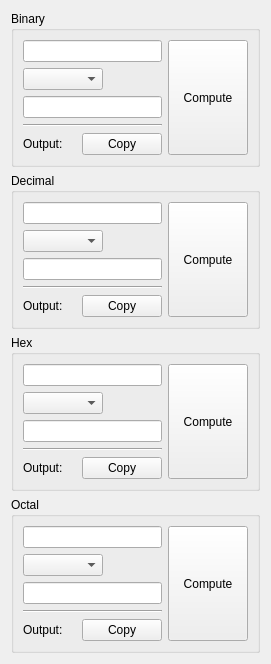
           <widget class="QWidget" name="operations">
            <attribute name="title">
             <string>Operations</string>
            </attribute>
            <layout class="QVBoxLayout" name="verticalLayout_10">
             <item>
              <widget class="QGroupBox" name="groupBox_5">
               <property name="title">
                <string>Binary</string>
               </property>
               <layout class="QVBoxLayout" name="verticalLayout_12">
                <item>
                 <layout class="QHBoxLayout" name="horizontalLayout_15">
                  <item>
                   <layout class="QVBoxLayout" name="verticalLayout_20">
                    <item>
                     <widget class="QLineEdit" name="bin_input_a"/>
                    </item>
                    <item>
                     <widget class="QComboBox" name="bin_input_op">
                      <property name="sizePolicy">
                       <sizepolicy hsizetype="Fixed" vsizetype="Fixed">
                        <horstretch>0</horstretch>
                        <verstretch>0</verstretch>
                       </sizepolicy>
                      </property>
                      <property name="minimumSize">
                       <size>
                        <width>80</width>
                        <height>0</height>
                       </size>
                      </property>
                      <property name="currentIndex">
                       <number>-1</number>
                      </property>
                      <item>
                       <property name="text">
                        <string>+</string>
                       </property>
                      </item>
                      <item>
                       <property name="text">
                        <string>-</string>
                       </property>
                      </item>
                      <item>
                       <property name="text">
                        <string>*</string>
                       </property>
                      </item>
                      <item>
                       <property name="text">
                        <string>//</string>
                       </property>
                      </item>
                      <item>
                       <property name="text">
                        <string>%</string>
                       </property>
                      </item>
                      <item>
                       <property name="text">
                        <string>&amp;</string>
                       </property>
                      </item>
                      <item>
                       <property name="text">
                        <string>|</string>
                       </property>
                      </item>
                      <item>
                       <property name="text">
                        <string>&lt;&lt;</string>
                       </property>
                      </item>
                      <item>
                       <property name="text">
                        <string>&gt;&gt;</string>
                       </property>
                      </item>
                     </widget>
                    </item>
                    <item>
                     <widget class="QLineEdit" name="bin_input_b"/>
                    </item>
                    <item>
                     <widget class="Line" name="line_6">
                      <property name="orientation">
                       <enum>Qt::Horizontal</enum>
                      </property>
                     </widget>
                    </item>
                    <item>
                     <layout class="QHBoxLayout" name="horizontalLayout_18">
                      <item>
                       <widget class="QLabel" name="label_7">
                        <property name="sizePolicy">
                         <sizepolicy hsizetype="Fixed" vsizetype="Preferred">
                          <horstretch>0</horstretch>
                          <verstretch>0</verstretch>
                         </sizepolicy>
                        </property>
                        <property name="text">
                         <string>Output:</string>
                        </property>
                       </widget>
                      </item>
                      <item>
                       <widget class="QLabel" name="bin_output">
                        <property name="text">
                         <string/>
                        </property>
                       </widget>
                      </item>
                      <item>
                       <widget class="QPushButton" name="bin_button_copy">
                        <property name="sizePolicy">
                         <sizepolicy hsizetype="Fixed" vsizetype="Fixed">
                          <horstretch>0</horstretch>
                          <verstretch>0</verstretch>
                         </sizepolicy>
                        </property>
                        <property name="text">
                         <string>Copy</string>
                        </property>
                       </widget>
                      </item>
                     </layout>
                    </item>
                   </layout>
                  </item>
                  <item>
                   <widget class="QPushButton" name="bin_button_compute">
                    <property name="sizePolicy">
                     <sizepolicy hsizetype="Fixed" vsizetype="Expanding">
                      <horstretch>0</horstretch>
                      <verstretch>0</verstretch>
                     </sizepolicy>
                    </property>
                    <property name="text">
                     <string>Compute</string>
                    </property>
                   </widget>
                  </item>
                 </layout>
                </item>
               </layout>
              </widget>
             </item>
             <item>
              <widget class="QGroupBox" name="groupBox_6">
               <property name="title">
                <string>Decimal</string>
               </property>
               <layout class="QVBoxLayout" name="verticalLayout_14">
                <item>
                 <layout class="QHBoxLayout" name="horizontalLayout_23">
                  <item>
                   <layout class="QVBoxLayout" name="verticalLayout_22">
                    <item>
                     <widget class="QLineEdit" name="dec_input_a"/>
                    </item>
                    <item>
                     <widget class="QComboBox" name="dec_input_op">
                      <property name="sizePolicy">
                       <sizepolicy hsizetype="Fixed" vsizetype="Fixed">
                        <horstretch>0</horstretch>
                        <verstretch>0</verstretch>
                       </sizepolicy>
                      </property>
                      <property name="minimumSize">
                       <size>
                        <width>80</width>
                        <height>0</height>
                       </size>
                      </property>
                      <property name="currentIndex">
                       <number>-1</number>
                      </property>
                      <item>
                       <property name="text">
                        <string>+</string>
                       </property>
                      </item>
                      <item>
                       <property name="text">
                        <string>-</string>
                       </property>
                      </item>
                      <item>
                       <property name="text">
                        <string>*</string>
                       </property>
                      </item>
                      <item>
                       <property name="text">
                        <string>//</string>
                       </property>
                      </item>
                      <item>
                       <property name="text">
                        <string>%</string>
                       </property>
                      </item>
                      <item>
                       <property name="text">
                        <string>&amp;</string>
                       </property>
                      </item>
                      <item>
                       <property name="text">
                        <string>|</string>
                       </property>
                      </item>
                      <item>
                       <property name="text">
                        <string>&lt;&lt;</string>
                       </property>
                      </item>
                      <item>
                       <property name="text">
                        <string>&gt;&gt;</string>
                       </property>
                      </item>
                     </widget>
                    </item>
                    <item>
                     <widget class="QLineEdit" name="dec_input_b"/>
                    </item>
                    <item>
                     <widget class="Line" name="line_8">
                      <property name="orientation">
                       <enum>Qt::Horizontal</enum>
                      </property>
                     </widget>
                    </item>
                    <item>
                     <layout class="QHBoxLayout" name="horizontalLayout_24">
                      <item>
                       <widget class="QLabel" name="label_13">
                        <property name="sizePolicy">
                         <sizepolicy hsizetype="Fixed" vsizetype="Preferred">
                          <horstretch>0</horstretch>
                          <verstretch>0</verstretch>
                         </sizepolicy>
                        </property>
                        <property name="text">
                         <string>Output:</string>
                        </property>
                       </widget>
                      </item>
                      <item>
                       <widget class="QLabel" name="dec_output">
                        <property name="text">
                         <string/>
                        </property>
                       </widget>
                      </item>
                      <item>
                       <widget class="QPushButton" name="dec_button_copy">
                        <property name="sizePolicy">
                         <sizepolicy hsizetype="Fixed" vsizetype="Fixed">
                          <horstretch>0</horstretch>
                          <verstretch>0</verstretch>
                         </sizepolicy>
                        </property>
                        <property name="text">
                         <string>Copy</string>
                        </property>
                       </widget>
                      </item>
                     </layout>
                    </item>
                   </layout>
                  </item>
                  <item>
                   <widget class="QPushButton" name="dec_button_compute">
                    <property name="sizePolicy">
                     <sizepolicy hsizetype="Fixed" vsizetype="Expanding">
                      <horstretch>0</horstretch>
                      <verstretch>0</verstretch>
                     </sizepolicy>
                    </property>
                    <property name="text">
                     <string>Compute</string>
                    </property>
                   </widget>
                  </item>
                 </layout>
                </item>
               </layout>
              </widget>
             </item>
             <item>
              <widget class="QGroupBox" name="groupBox_7">
               <property name="title">
                <string>Hex</string>
               </property>
               <layout class="QVBoxLayout" name="verticalLayout_16">
                <item>
                 <layout class="QHBoxLayout" name="horizontalLayout_25">
                  <item>
                   <layout class="QVBoxLayout" name="verticalLayout_23">
                    <item>
                     <widget class="QLineEdit" name="hex_input_a"/>
                    </item>
                    <item>
                     <widget class="QComboBox" name="hex_input_op">
                      <property name="sizePolicy">
                       <sizepolicy hsizetype="Fixed" vsizetype="Fixed">
                        <horstretch>0</horstretch>
                        <verstretch>0</verstretch>
                       </sizepolicy>
                      </property>
                      <property name="minimumSize">
                       <size>
                        <width>80</width>
                        <height>0</height>
                       </size>
                      </property>
                      <property name="currentIndex">
                       <number>-1</number>
                      </property>
                      <item>
                       <property name="text">
                        <string>+</string>
                       </property>
                      </item>
                      <item>
                       <property name="text">
                        <string>-</string>
                       </property>
                      </item>
                      <item>
                       <property name="text">
                        <string>*</string>
                       </property>
                      </item>
                      <item>
                       <property name="text">
                        <string>//</string>
                       </property>
                      </item>
                      <item>
                       <property name="text">
                        <string>%</string>
                       </property>
                      </item>
                      <item>
                       <property name="text">
                        <string>&amp;</string>
                       </property>
                      </item>
                      <item>
                       <property name="text">
                        <string>|</string>
                       </property>
                      </item>
                      <item>
                       <property name="text">
                        <string>&lt;&lt;</string>
                       </property>
                      </item>
                      <item>
                       <property name="text">
                        <string>&gt;&gt;</string>
                       </property>
                      </item>
                     </widget>
                    </item>
                    <item>
                     <widget class="QLineEdit" name="hex_input_b"/>
                    </item>
                    <item>
                     <widget class="Line" name="line_9">
                      <property name="orientation">
                       <enum>Qt::Horizontal</enum>
                      </property>
                     </widget>
                    </item>
                    <item>
                     <layout class="QHBoxLayout" name="horizontalLayout_26">
                      <item>
                       <widget class="QLabel" name="label_14">
                        <property name="sizePolicy">
                         <sizepolicy hsizetype="Fixed" vsizetype="Preferred">
                          <horstretch>0</horstretch>
                          <verstretch>0</verstretch>
                         </sizepolicy>
                        </property>
                        <property name="text">
                         <string>Output:</string>
                        </property>
                       </widget>
                      </item>
                      <item>
                       <widget class="QLabel" name="hex_output">
                        <property name="text">
                         <string/>
                        </property>
                       </widget>
                      </item>
                      <item>
                       <widget class="QPushButton" name="hex_button_copy">
                        <property name="sizePolicy">
                         <sizepolicy hsizetype="Fixed" vsizetype="Fixed">
                          <horstretch>0</horstretch>
                          <verstretch>0</verstretch>
                         </sizepolicy>
                        </property>
                        <property name="text">
                         <string>Copy</string>
                        </property>
                       </widget>
                      </item>
                     </layout>
                    </item>
                   </layout>
                  </item>
                  <item>
                   <widget class="QPushButton" name="hex_button_compute">
                    <property name="sizePolicy">
                     <sizepolicy hsizetype="Fixed" vsizetype="Expanding">
                      <horstretch>0</horstretch>
                      <verstretch>0</verstretch>
                     </sizepolicy>
                    </property>
                    <property name="text">
                     <string>Compute</string>
                    </property>
                   </widget>
                  </item>
                 </layout>
                </item>
               </layout>
              </widget>
             </item>
             <item>
              <widget class="QGroupBox" name="groupBox_8">
               <property name="title">
                <string>Octal</string>
               </property>
               <layout class="QVBoxLayout" name="verticalLayout_18">
                <item>
                 <layout class="QHBoxLayout" name="horizontalLayout_27">
                  <item>
                   <layout class="QVBoxLayout" name="verticalLayout_24">
                    <item>
                     <widget class="QLineEdit" name="oct_input_a"/>
                    </item>
                    <item>
                     <widget class="QComboBox" name="oct_input_op">
                      <property name="sizePolicy">
                       <sizepolicy hsizetype="Fixed" vsizetype="Fixed">
                        <horstretch>0</horstretch>
                        <verstretch>0</verstretch>
                       </sizepolicy>
                      </property>
                      <property name="minimumSize">
                       <size>
                        <width>80</width>
                        <height>0</height>
                       </size>
                      </property>
                      <property name="currentIndex">
                       <number>-1</number>
                      </property>
                      <item>
                       <property name="text">
                        <string>+</string>
                       </property>
                      </item>
                      <item>
                       <property name="text">
                        <string>-</string>
                       </property>
                      </item>
                      <item>
                       <property name="text">
                        <string>*</string>
                       </property>
                      </item>
                      <item>
                       <property name="text">
                        <string>//</string>
                       </property>
                      </item>
                      <item>
                       <property name="text">
                        <string>%</string>
                       </property>
                      </item>
                      <item>
                       <property name="text">
                        <string>&amp;</string>
                       </property>
                      </item>
                      <item>
                       <property name="text">
                        <string>|</string>
                       </property>
                      </item>
                      <item>
                       <property name="text">
                        <string>&lt;&lt;</string>
                       </property>
                      </item>
                      <item>
                       <property name="text">
                        <string>&gt;&gt;</string>
                       </property>
                      </item>
                     </widget>
                    </item>
                    <item>
                     <widget class="QLineEdit" name="oct_input_b"/>
                    </item>
                    <item>
                     <widget class="Line" name="line_12">
                      <property name="orientation">
                       <enum>Qt::Horizontal</enum>
                      </property>
                     </widget>
                    </item>
                    <item>
                     <layout class="QHBoxLayout" name="horizontalLayout_28">
                      <item>
                       <widget class="QLabel" name="label_15">
                        <property name="sizePolicy">
                         <sizepolicy hsizetype="Fixed" vsizetype="Preferred">
                          <horstretch>0</horstretch>
                          <verstretch>0</verstretch>
                         </sizepolicy>
                        </property>
                        <property name="text">
                         <string>Output:</string>
                        </property>
                       </widget>
                      </item>
                      <item>
                       <widget class="QLabel" name="oct_output">
                        <property name="text">
                         <string/>
                        </property>
                       </widget>
                      </item>
                      <item>
                       <widget class="QPushButton" name="oct_button_copy">
                        <property name="sizePolicy">
                         <sizepolicy hsizetype="Fixed" vsizetype="Fixed">
                          <horstretch>0</horstretch>
                          <verstretch>0</verstretch>
                         </sizepolicy>
                        </property>
                        <property name="text">
                         <string>Copy</string>
                        </property>
                       </widget>
                      </item>
                     </layout>
                    </item>
                   </layout>
                  </item>
                  <item>
                   <widget class="QPushButton" name="oct_button_compute">
                    <property name="sizePolicy">
                     <sizepolicy hsizetype="Fixed" vsizetype="Expanding">
                      <horstretch>0</horstretch>
                      <verstretch>0</verstretch>
                     </sizepolicy>
                    </property>
                    <property name="text">
                     <string>Compute</string>
                    </property>
                   </widget>
                  </item>
                 </layout>
                </item>
               </layout>
              </widget>
             </item>
            </layout>
           </widget>
